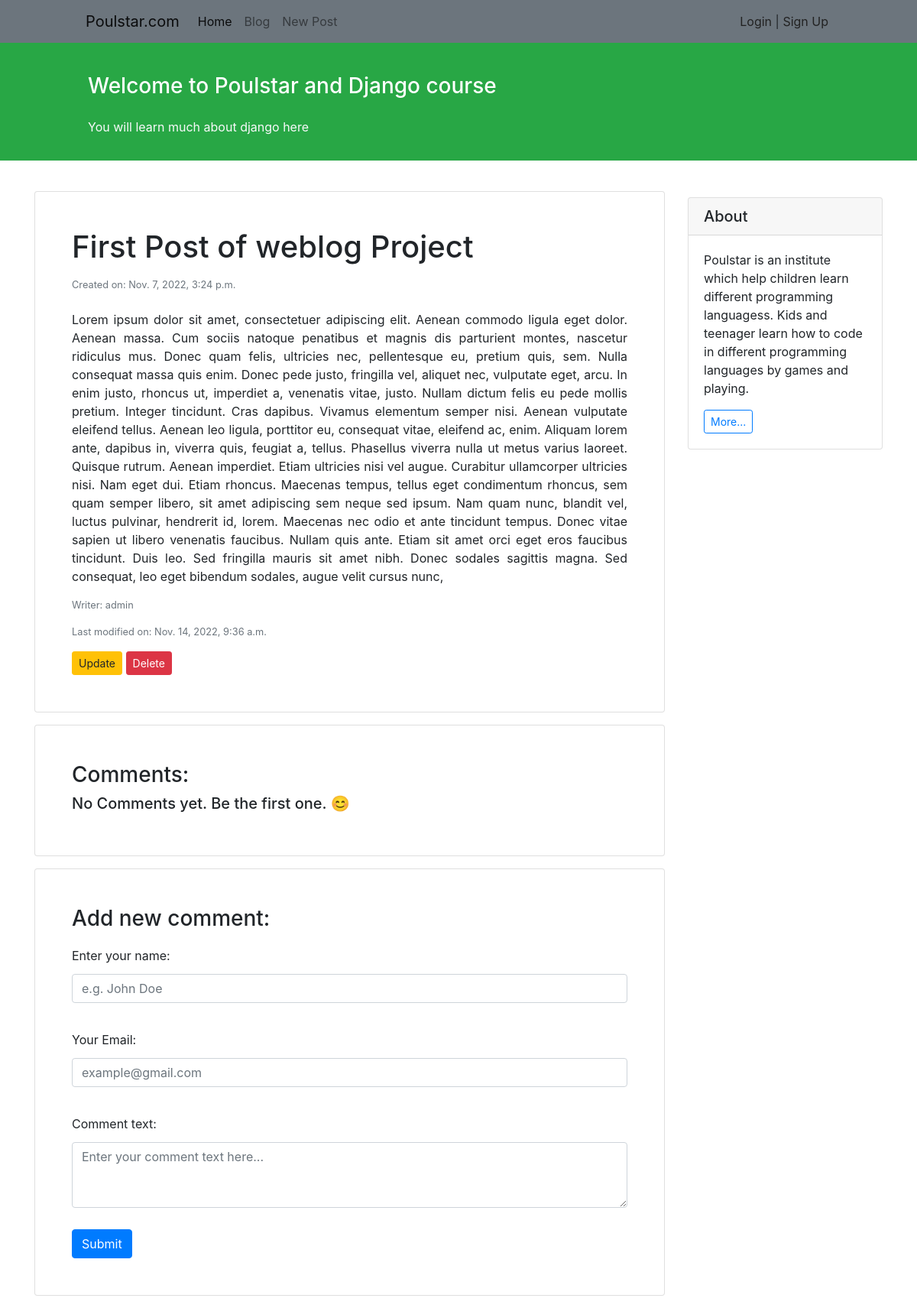
Page /blog/1/ on the committed database.
### blog/models.py (models this page shows, shortened)
class Post(models.Model):
    STATUS_CHOICES = (
        ('pub', 'published'),
        ('drf', 'draft'),
    )
    title = models.CharField(max_length=100)
    text = models.TextField()
    author = models.ForeignKey(to='auth.User', on_delete=models.CASCADE)
    datetime_created = models.DateTimeField(auto_now_add=True)
    datetime_modified = models.DateTimeField(auto_now=True)
    status = models.CharField(choices=STATUS_CHOICES, max_length=3)

### blog/views.py (the view)
# urls.py: path('<int:pk>/', views.post_detail_view, name='post_detail'),
def post_detail_view(request, pk):
    post = get_object_or_404(Post, pk=pk)
    comments = Comment.objects.filter(post=post)
    context = { 'post': post , 'comments': comments}
    if request.method=='POST':
        author = request.POST.get('author_name')
        email = request.POST.get('email')
        text = request.POST.get('text')
        Comment.objects.create(author=author, author_email=email, text=text, likes=0, post=post)
    return render(request, 'blog/post_detail.html', context)

### blog/templates/blog/post_detail.html (shortened to what this page needs)
{% extends '_base.html' %}
{% block content %}
<div class="container mt-4">
    <div class="row">
        <div class="col-9">
            <div class="card shadow my-3 p-5">
                <h1>{{ post.title }}</h1>
                <p class="small text-muted mt-2">Created on: {{ post.datetime_created }}</p>
                <p class="mt-2" style="text-align: justify"> {{ post.text }}
                </p>
                <p class="small text-muted">Writer: {{ post.author }}</p>
                <p class="small text-muted mt">Last modified on: {{ post.datetime_modified }}</p>
                <div>
                    <a href = "{% url 'update' post.id %}" class="btn btn-sm btn-warning">Update</a>
                    <a href = "{% url 'delete' post.id %}" class="btn btn-sm btn-danger">Delete</a>
                </div>
            </div>
            <div class="card shadow my-3 p-5">
                <h3>Comments:</h3>
                {% if comments %}
                    {% for comment in comments %}
                    <h4>
                        Author: {{ comment.author }}
                    </h4>
                    <h5>
                        {{ comment.text }}
                    </h5>
                    <h6>
                        <span>
                            email: {{ comment.author_email }}
                        </span>
                        <span>
                            {{ comment.likes }} 💗
                        </span>
                        <hr>
                    </h6>
                    {% endfor %}
                {% else %}
                    <h5>
                        No Comments yet. Be the first one. 😊
                    </h5>
                {% endif %}
            </div>
            <div class="card shadow my-3 p-5">
                <h3>Add new comment:</h3>
                <form method="POST">
                    <div class="form-group py-2">
                        <label class="py-1" for="author_name">Enter your name:</label>
                        <input type="text" class="form-control" placeholder="e.g. John Doe" name="author_name">
                    </div>
                    <div class="form-group py-2">
                        <label class="py-1" for="email">Your Email:</label>
                        <input type="email" class="form-control" placeholder="example@gmail.com" name="email">
                    </div>
                    <div class="form-group py-2">
                        <label class="py-1" for="comment_text">Comment text:</label>
                        <textarea class="form-control" name="text" rows="3" placeholder="Enter your comment text here..."></textarea>
                    </div>
                    <button type="submit" class="btn btn-primary mt-1">Submit</button>
                </form>
            </div>
        </div>
        <div class="col-3">
            <div class="card my-4">
                <h5 class="card-header">About</h5>
                <div class="card-body">
                    <p class="card-text";>Poulstar is an institute which help children learn
                        different programming languagess. Kids and teenager learn how to
                        code in different programming languages by games and playing.
                    </p>
                    <a href="#"
                       class="btn btn-sm btn-outline-primary">
                       More...
                    </a>
                </div>
            </div>
        </div>
    </div>
</div>
{% endblock content %}

### rows in the picture
Post: title "First Post of weblog Project", datetime_created "Nov. 7, 2022, 3:24 p.m.", text "Lorem ipsum dolor sit amet, consectetuer adipiscing elit. Aenean commodo ligula eget dolor. Aenean massa. Cum sociis natoque penatibus et magnis dis parturient montes, nascetur ridiculus mus. Donec quam felis, ultricies nec, pellentesque eu, pretium quis, sem. Nulla consequat massa quis enim. Donec pede justo, fringilla vel, aliquet nec, vulputate eget, arcu. In enim justo, rhoncus ut, imperdiet a, venenatis vitae, justo. Nullam dictum felis eu pede mollis pretium. Integer tincidunt. Cras dapibus. Vivamus elementum semper nisi. Aenean vulputate eleifend tellus. Aenean leo ligula, porttitor eu, consequat vitae, eleifend ac, enim. Aliquam lorem ante, dapibus in, viverra quis, feugiat a,…", author "admin", datetime_modified "Nov. 14, 2022, 9:36 a.m."
